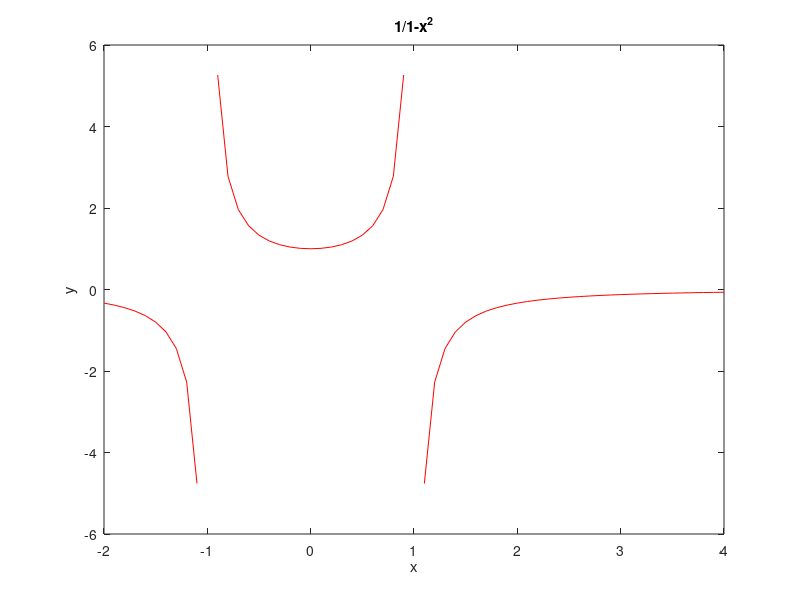

MATLAB code to generate this figure:
% Autor: Hernandez Lopez Raul @Neo
% correo: freeenergy1975@gmail.com
% Teorema de existencia
x = -2:0.1:4;
y = 1./(1-(x.^2));

plot(x, y, 'r');

title("1/1-x^2");

xlabel("x");
ylabel("y");

